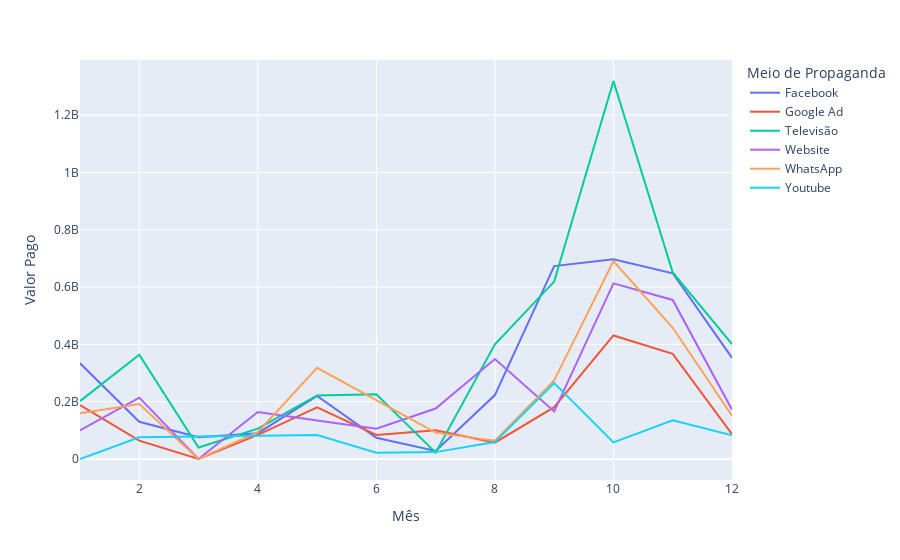

Here is the notebook cell this chart was saved with:
### Code cell
fig3 = px.line(df3, y='Valor Pago', x='Mês', color='Meio de Propaganda')
fig3.show()

### Figure 1 — Plotly figure (JSON) as saved in the notebook; plotly's stock layout.template omitted (floating-point values rounded to 4 significant figures)
{"data": [{"hovertemplate": "Meio de Propaganda=Facebook<br>Mês=%{x}<br>Valor Pago=%{y}<extra></extra>", "legendgroup": "Facebook", "line": {"color": "#636efa", "dash": "solid"}, "marker": {"symbol": "circle"}, "mode": "lines", "name": "Facebook", "orientation": "v", "showlegend": true, "type": "scatter", "x": [1, 2, 3, 4, 5, 6, 7, 8, 9, 10, 11, 12], "xaxis": "x", "y": [334000000, 130000000, 76000000, 90000000, 220000000, 74000000, 28000000, 223000000, 673000000, 697000000, 648000000, 353000000], "yaxis": "y"}, {"hovertemplate": "Meio de Propaganda=Google Ad<br>Mês=%{x}<br>Valor Pago=%{y}<extra></extra>", "legendgroup": "Google Ad", "line": {"color": "#EF553B", "dash": "solid"}, "marker": {"symbol": "circle"}, "mode": "lines", "name": "Google Ad", "orientation": "v", "showlegend": true, "type": "scatter", "x": [1, 2, 3, 4, 5, 6, 7, 8, 9, 10, 11, 12], "xaxis": "x", "y": [188000000, 64000000, 0, 84000000, 180000000, 84000000, 100000000, 57000000, 181000000, 431000000, 367000000, 87000000], "yaxis": "y"}, {"hovertemplate": "Meio de Propaganda=Televisão<br>Mês=%{x}<br>Valor Pago=%{y}<extra></extra>", "legendgroup": "Televisão", "line": {"color": "#00cc96", "dash": "solid"}, "marker": {"symbol": "circle"}, "mode": "lines", "name": "Televisão", "orientation": "v", "showlegend": true, "type": "scatter", "x": [1, 2, 3, 4, 5, 6, 7, 8, 9, 10, 11, 12], "xaxis": "x", "y": [202000000, 364000000, 40000000, 106000000, 222000000, 226000000, 22000000, 400000000, 619000000, 1319000000, 651000000, 401000000], "yaxis": "y"}, {"hovertemplate": "Meio de Propaganda=Website<br>Mês=%{x}<br>Valor Pago=%{y}<extra></extra>", "legendgroup": "Website", "line": {"color": "#ab63fa", "dash": "solid"}, "marker": {"symbol": "circle"}, "mode": "lines", "name": "Website", "orientation": "v", "showlegend": true, "type": "scatter", "x": [1, 2, 3, 4, 5, 6, 7, 8, 9, 10, 11, 12], "xaxis": "x", "y": [100000000, 214000000, 0, 164000000, 134000000, 106000000, 176000000, 349000000, 166000000, 613000000, 555000000, 172000000], "yaxis": "y"}, {"hovertemplate": "Meio de Propaganda=WhatsApp<br>Mês=%{x}<br>Valor Pago=%{y}<extra></extra>", "legendgroup": "WhatsApp", "line": {"color": "#FFA15A", "dash": "solid"}, "marker": {"symbol": "circle"}, "mode": "lines", "name": "WhatsApp", "orientation": "v", "showlegend": true, "type": "scatter", "x": [1, 2, 3, 4, 5, 7, 8, 9, 10, 11, 12], "xaxis": "x", "y": [160000000, 192000000, 0, 94000000, 318000000, 92000000, 64000000, 274000000, 691000000, 458000000, 151000000], "yaxis": "y"}, {"hovertemplate": "Meio de Propaganda=Youtube<br>Mês=%{x}<br>Valor Pago=%{y}<extra></extra>", "legendgroup": "Youtube", "line": {"color": "#19d3f3", "dash": "solid"}, "marker": {"symbol": "circle"}, "mode": "lines", "name": "Youtube", "orientation": "v", "showlegend": true, "type": "scatter", "x": [1, 2, 5, 6, 7, 8, 9, 10, 11, 12], "xaxis": "x", "y": [0, 76000000, 84000000, 22000000, 24000000, 59000000, 265000000, 58000000, 135000000, 83000000], "yaxis": "y"}], "layout": {"legend": {"title": {"text": "Meio de Propaganda"}, "tracegroupgap": 0}, "margin": {"t": 60}, "xaxis": {"anchor": "y", "domain": [0, 1], "title": {"text": "Mês"}}, "yaxis": {"anchor": "x", "domain": [0, 1], "title": {"text": "Valor Pago"}}}}
